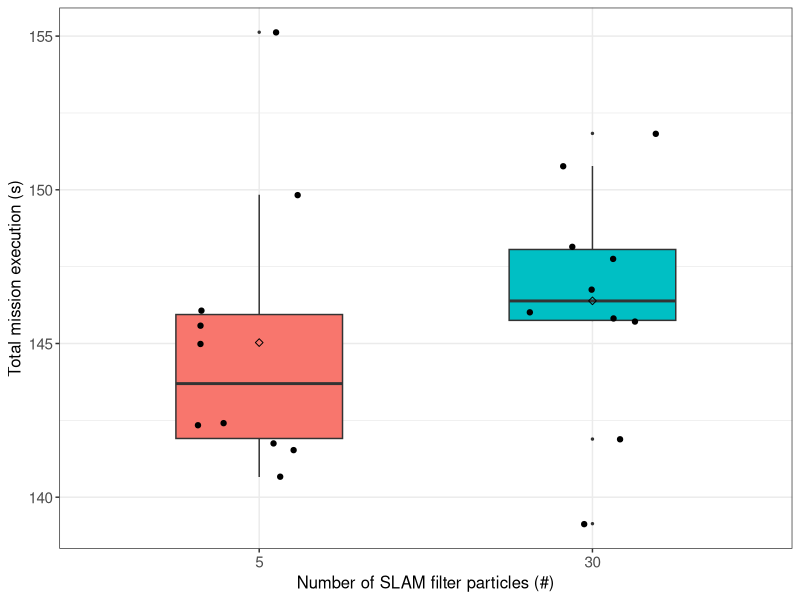
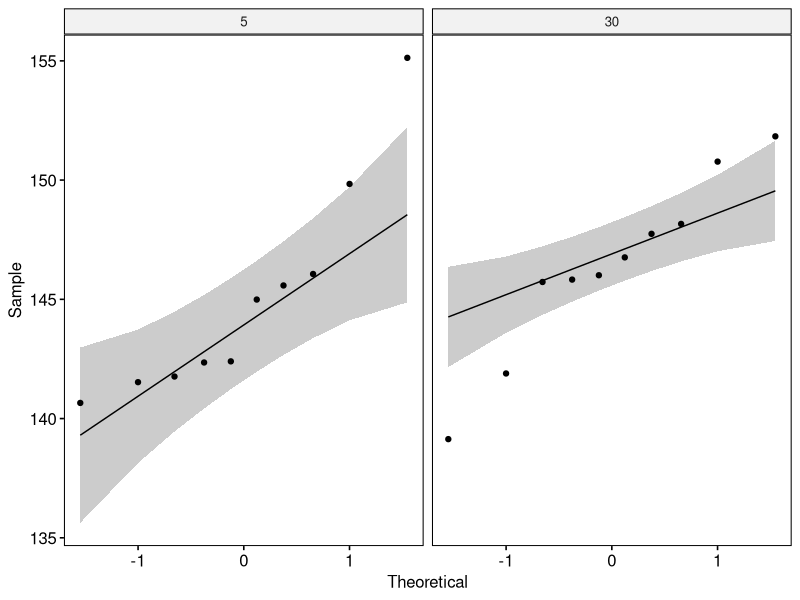

Recreate these plots in R, in order.
## ---- chunk 1
if (!require('tidyverse')) install.packages('tidyverse', dependencies = TRUE); library('tidyverse')
if (!require('ggpubr')) install.packages('ggpubr', dependencies = TRUE); library('ggpubr')
if (!require('rstatix')) install.packages('rstatix', dependencies = TRUE); library('rstatix')
if (!require('ggplot2')) install.packages('ggplot2', dependencies = TRUE); library('ggplot2')
## ---- chunk 2
data <- read.csv(file = '../../raw_data/test_particles/run_table.csv')
data <- subset(data, select = c(X__run_id, particles, mission_execution_s))
data$particles <- as.factor(data$particles)
data$mission_execution_s <- as.numeric(data$mission_execution_s)
## ---- chunk 3
data %>%
  group_by(particles) %>%
  get_summary_stats(mission_execution_s, type = "mean_sd")
## ---- chunk 4
ggplot(data, aes(x = particles, y = mission_execution_s, fill = particles)) +
  theme_bw() + 
  geom_boxplot(width = 0.5, outlier.size = 0.5) + 
  geom_jitter(width = 0.2) +
  stat_summary(fun = mean, color = 'black', geom = 'point', shape = 5, size = 1.5) +
  labs(x = "Number of SLAM filter particles (#)", y = "Total mission execution (s)") +
  theme(legend.position = 'none') +
  theme(
    axis.title.x = element_text(size = 12, family = 'sans'),
    axis.title.y = element_text(size = 12, family = 'sans'),
    axis.text.x = element_text(size = 11, family = 'sans'),
    axis.text.y = element_text(size = 11, family = 'sans'),
    
  )
## ---- chunk 5
data %>% 
  group_by(particles) %>%
  identify_outliers(mission_execution_s)
## ---- chunk 6
ggqqplot(data, x = "mission_execution_s", facet.by = "particles")
## ---- chunk 7
data %>%
  group_by(particles) %>%
  shapiro_test(mission_execution_s)
## ---- chunk 8
data %>%
  t_test(mission_execution_s ~ particles) %>%
  add_significance()
